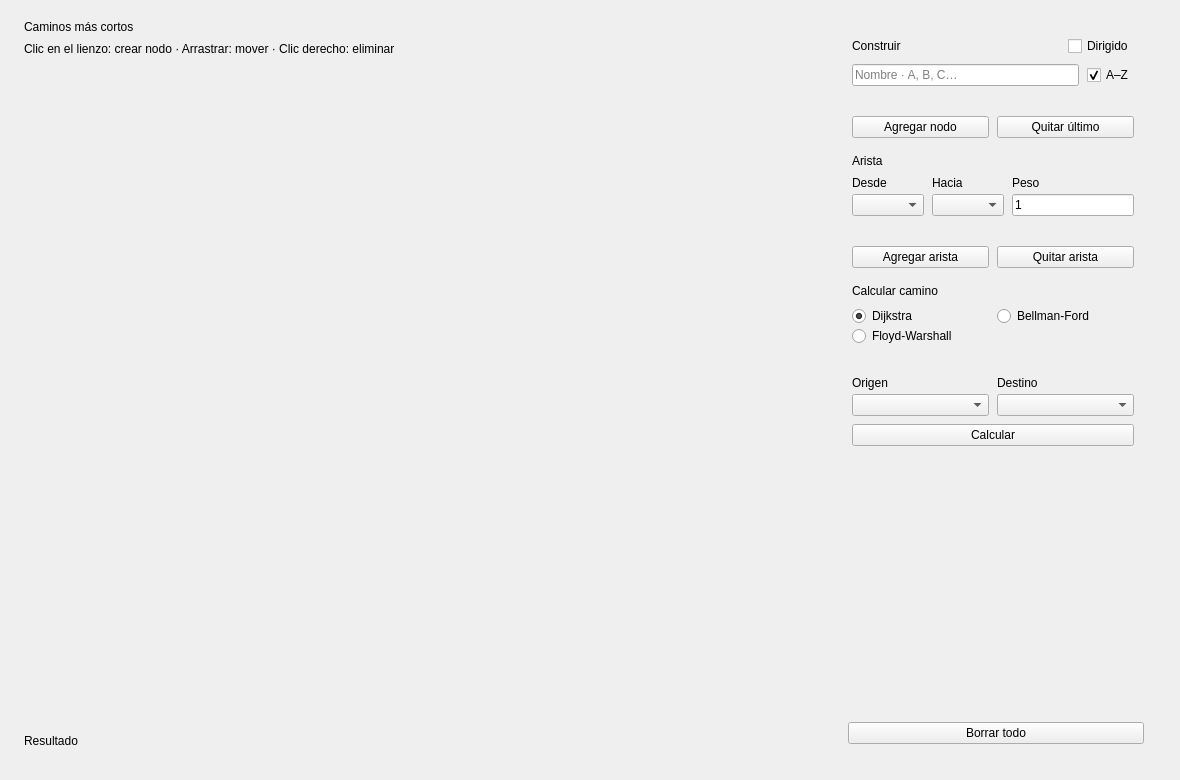
<?xml version="1.0" encoding="UTF-8"?>
<ui version="4.0">
 <class>MainWindow</class>
 <widget class="QMainWindow" name="MainWindow">
  <property name="geometry">
   <rect>
    <x>0</x>
    <y>0</y>
    <width>1180</width>
    <height>780</height>
   </rect>
  </property>
  <property name="minimumSize">
   <size>
    <width>900</width>
    <height>600</height>
   </size>
  </property>
  <property name="windowTitle">
   <string>Caminos más cortos</string>
  </property>
  <widget class="QWidget" name="centralwidget">
   <layout class="QHBoxLayout" name="layoutRoot" stretch="1,0">
    <property name="spacing">
     <number>24</number>
    </property>
    <property name="leftMargin">
     <number>24</number>
    </property>
    <property name="topMargin">
     <number>20</number>
    </property>
    <property name="rightMargin">
     <number>24</number>
    </property>
    <property name="bottomMargin">
     <number>24</number>
    </property>
    <item>
     <layout class="QVBoxLayout" name="layoutContent" stretch="0,0,1,0,0">
      <property name="spacing">
       <number>8</number>
      </property>
      <item>
       <widget class="QLabel" name="lblTitle">
        <property name="text">
         <string>Caminos más cortos</string>
        </property>
       </widget>
      </item>
      <item>
       <widget class="QLabel" name="lblSubtitle">
        <property name="text">
         <string>Clic en el lienzo: crear nodo · Arrastrar: mover · Clic derecho: eliminar</string>
        </property>
       </widget>
      </item>
      <item>
       <widget class="GraphWidget" name="graphView">
        <property name="sizePolicy">
         <sizepolicy hsizetype="Expanding" vsizetype="Expanding">
          <horstretch>1</horstretch>
          <verstretch>1</verstretch>
         </sizepolicy>
        </property>
        <property name="minimumSize">
         <size>
          <width>400</width>
          <height>300</height>
         </size>
        </property>
       </widget>
      </item>
      <item>
       <widget class="QLabel" name="lblResultCaption">
        <property name="text">
         <string>Resultado</string>
        </property>
       </widget>
      </item>
      <item>
       <widget class="ResultBanner" name="resultBanner"/>
      </item>
     </layout>
    </item>
    <item>
     <widget class="QFrame" name="panelSidebar">
      <property name="minimumSize">
       <size>
        <width>320</width>
        <height>0</height>
       </size>
      </property>
      <property name="maximumSize">
       <size>
        <width>320</width>
        <height>16777215</height>
       </size>
      </property>
      <layout class="QVBoxLayout" name="layoutSidebar">
       <property name="spacing">
        <number>8</number>
       </property>
       <property name="leftMargin">
        <number>12</number>
       </property>
       <property name="topMargin">
        <number>12</number>
       </property>
       <property name="rightMargin">
        <number>12</number>
       </property>
       <property name="bottomMargin">
        <number>12</number>
       </property>
       <item>
        <widget class="QScrollArea" name="scrollSide">
         <property name="frameShape">
          <enum>QFrame::NoFrame</enum>
         </property>
         <property name="horizontalScrollBarPolicy">
          <enum>Qt::ScrollBarAlwaysOff</enum>
         </property>
         <property name="widgetResizable">
          <bool>true</bool>
         </property>
         <widget class="QWidget" name="panelSide">
          <layout class="QVBoxLayout" name="layoutSide">
           <property name="spacing">
            <number>8</number>
           </property>
           <property name="leftMargin">
            <number>4</number>
           </property>
           <property name="topMargin">
            <number>4</number>
           </property>
           <property name="rightMargin">
            <number>10</number>
           </property>
           <property name="bottomMargin">
            <number>4</number>
           </property>
           <item>
            <layout class="QHBoxLayout" name="layoutBuildHeader">
             <item>
              <widget class="QLabel" name="lblSectionBuild">
               <property name="text">
                <string>Construir</string>
               </property>
              </widget>
             </item>
             <item>
              <spacer name="spacerBuildHeader">
               <property name="orientation">
                <enum>Qt::Horizontal</enum>
               </property>
               <property name="sizeHint" stdset="0">
                <size>
                 <width>0</width>
                 <height>0</height>
                </size>
               </property>
              </spacer>
             </item>
             <item>
              <widget class="QCheckBox" name="chkDirected">
               <property name="text">
                <string>Dirigido</string>
               </property>
               <property name="toolTip">
                <string>En un grafo dirigido cada arista va en un solo sentido y admite pesos negativos.</string>
               </property>
              </widget>
             </item>
            </layout>
           </item>
           <item>
            <layout class="QHBoxLayout" name="layoutNodeName">
             <item>
              <widget class="QLineEdit" name="txtNodeName">
               <property name="placeholderText">
                <string>Nombre · A, B, C…</string>
               </property>
               <property name="toolTip">
                <string>Una letra de la A a la Z (distingue mayúsculas: A ≠ a). Si lo deja vacío se usa la siguiente letra libre.</string>
               </property>
              </widget>
             </item>
             <item>
              <widget class="QCheckBox" name="chkUppercase">
               <property name="text">
                <string>A–Z</string>
               </property>
               <property name="toolTip">
                <string>Mayúsculas para el nombre automático (solo cuando el campo está vacío).</string>
               </property>
               <property name="checked">
                <bool>true</bool>
               </property>
              </widget>
             </item>
            </layout>
           </item>
           <item>
            <widget class="QLabel" name="lblNodeError">
             <property name="wordWrap">
              <bool>true</bool>
             </property>
            </widget>
           </item>
           <item>
            <layout class="QHBoxLayout" name="layoutNodeActions">
             <item>
              <widget class="QPushButton" name="btnAddNode">
               <property name="text">
                <string>Agregar nodo</string>
               </property>
              </widget>
             </item>
             <item>
              <widget class="QPushButton" name="btnRemoveLast">
               <property name="text">
                <string>Quitar último</string>
               </property>
              </widget>
             </item>
            </layout>
           </item>
           <item>
            <widget class="QFrame" name="sepBuild"/>
           </item>
           <item>
            <widget class="QLabel" name="lblSectionEdge">
             <property name="text">
              <string>Arista</string>
             </property>
            </widget>
           </item>
           <item>
            <layout class="QGridLayout" name="layoutEdge">
             <property name="horizontalSpacing">
              <number>8</number>
             </property>
             <property name="verticalSpacing">
              <number>4</number>
             </property>
             <item row="0" column="0">
              <widget class="QLabel" name="lblEdgeFrom">
               <property name="text">
                <string>Desde</string>
               </property>
               <property name="buddy">
                <cstring>cbEdgeFrom</cstring>
               </property>
              </widget>
             </item>
             <item row="0" column="1">
              <widget class="QLabel" name="lblEdgeTo">
               <property name="text">
                <string>Hacia</string>
               </property>
               <property name="buddy">
                <cstring>cbEdgeTo</cstring>
               </property>
              </widget>
             </item>
             <item row="0" column="2">
              <widget class="QLabel" name="lblWeight">
               <property name="text">
                <string>Peso</string>
               </property>
               <property name="buddy">
                <cstring>txtWeight</cstring>
               </property>
              </widget>
             </item>
             <item row="1" column="0">
              <widget class="QComboBox" name="cbEdgeFrom"/>
             </item>
             <item row="1" column="1">
              <widget class="QComboBox" name="cbEdgeTo"/>
             </item>
             <item row="1" column="2">
              <widget class="QLineEdit" name="txtWeight">
               <property name="text">
                <string>1</string>
               </property>
               <property name="toolTip">
                <string>Número con coma o punto decimal, por ejemplo 2,5 o -3.</string>
               </property>
              </widget>
             </item>
            </layout>
           </item>
           <item>
            <widget class="QLabel" name="lblWeightError">
             <property name="wordWrap">
              <bool>true</bool>
             </property>
            </widget>
           </item>
           <item>
            <layout class="QHBoxLayout" name="layoutEdgeActions">
             <item>
              <widget class="QPushButton" name="btnAddEdge">
               <property name="text">
                <string>Agregar arista</string>
               </property>
              </widget>
             </item>
             <item>
              <widget class="QPushButton" name="btnRemoveEdge">
               <property name="text">
                <string>Quitar arista</string>
               </property>
              </widget>
             </item>
            </layout>
           </item>
           <item>
            <widget class="QFrame" name="sepEdge"/>
           </item>
           <item>
            <widget class="QLabel" name="lblSectionCalc">
             <property name="text">
              <string>Calcular camino</string>
             </property>
            </widget>
           </item>
           <item>
            <layout class="QGridLayout" name="layoutAlgo">
             <property name="verticalSpacing">
              <number>0</number>
             </property>
             <item row="0" column="0">
              <widget class="QRadioButton" name="rbtnDijkstra">
               <property name="text">
                <string>Dijkstra</string>
               </property>
               <property name="toolTip">
                <string>Rápido, pero no admite pesos negativos.</string>
               </property>
               <property name="checked">
                <bool>true</bool>
               </property>
              </widget>
             </item>
             <item row="0" column="1">
              <widget class="QRadioButton" name="rbtnBellman">
               <property name="text">
                <string>Bellman-Ford</string>
               </property>
               <property name="toolTip">
                <string>Admite pesos negativos y detecta ciclos negativos.</string>
               </property>
              </widget>
             </item>
             <item row="1" column="0" colspan="2">
              <widget class="QRadioButton" name="rbtnFloyd">
               <property name="text">
                <string>Floyd-Warshall</string>
               </property>
               <property name="toolTip">
                <string>Admite pesos negativos y detecta ciclos negativos.</string>
               </property>
              </widget>
             </item>
            </layout>
           </item>
           <item>
            <widget class="QLabel" name="lblAlgoWarning">
             <property name="wordWrap">
              <bool>true</bool>
             </property>
            </widget>
           </item>
           <item>
            <layout class="QGridLayout" name="layoutQuery">
             <property name="horizontalSpacing">
              <number>8</number>
             </property>
             <property name="verticalSpacing">
              <number>4</number>
             </property>
             <item row="0" column="0">
              <widget class="QLabel" name="lblOrigin">
               <property name="text">
                <string>Origen</string>
               </property>
               <property name="buddy">
                <cstring>cbOrigin</cstring>
               </property>
              </widget>
             </item>
             <item row="0" column="1">
              <widget class="QLabel" name="lblDestination">
               <property name="text">
                <string>Destino</string>
               </property>
               <property name="buddy">
                <cstring>cbDestination</cstring>
               </property>
              </widget>
             </item>
             <item row="1" column="0">
              <widget class="QComboBox" name="cbOrigin"/>
             </item>
             <item row="1" column="1">
              <widget class="QComboBox" name="cbDestination"/>
             </item>
            </layout>
           </item>
           <item>
            <widget class="QPushButton" name="btnCalculate">
             <property name="text">
              <string>Calcular</string>
             </property>
            </widget>
           </item>
           <item>
            <spacer name="spacerSide">
             <property name="orientation">
              <enum>Qt::Vertical</enum>
             </property>
             <property name="sizeHint" stdset="0">
              <size>
               <width>0</width>
               <height>0</height>
              </size>
             </property>
            </spacer>
           </item>
          </layout>
         </widget>
        </widget>
       </item>
       <item>
        <widget class="QFrame" name="sepFooter"/>
       </item>
       <item>
        <layout class="QHBoxLayout" name="layoutFooter">
         <item>
          <widget class="QPushButton" name="btnClearAll">
           <property name="text">
            <string>Borrar todo</string>
           </property>
          </widget>
         </item>
        </layout>
       </item>
      </layout>
     </widget>
    </item>
   </layout>
  </widget>
 </widget>
 <customwidgets>
  <customwidget>
   <class>GraphWidget</class>
   <extends>QFrame</extends>
   <header>GraphWidget.h</header>
   <container>0</container>
  </customwidget>
  <customwidget>
   <class>ResultBanner</class>
   <extends>QFrame</extends>
   <header>ResultBanner.h</header>
   <container>0</container>
  </customwidget>
 </customwidgets>
 <tabstops>
  <tabstop>chkDirected</tabstop>
  <tabstop>txtNodeName</tabstop>
  <tabstop>chkUppercase</tabstop>
  <tabstop>btnAddNode</tabstop>
  <tabstop>btnRemoveLast</tabstop>
  <tabstop>cbEdgeFrom</tabstop>
  <tabstop>cbEdgeTo</tabstop>
  <tabstop>txtWeight</tabstop>
  <tabstop>btnAddEdge</tabstop>
  <tabstop>btnRemoveEdge</tabstop>
  <tabstop>rbtnDijkstra</tabstop>
  <tabstop>rbtnBellman</tabstop>
  <tabstop>rbtnFloyd</tabstop>
  <tabstop>cbOrigin</tabstop>
  <tabstop>cbDestination</tabstop>
  <tabstop>btnCalculate</tabstop>
  <tabstop>btnClearAll</tabstop>
 </tabstops>
 <resources/>
 <connections/>
</ui>
